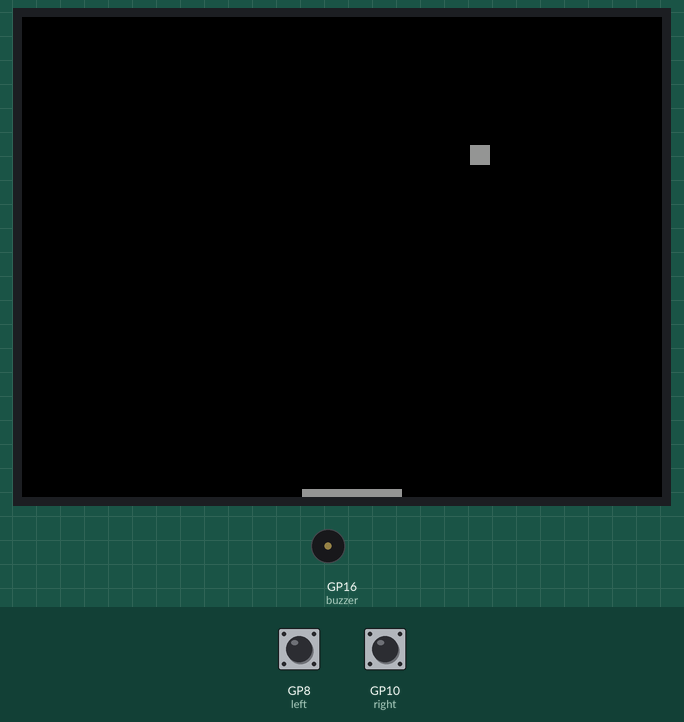
A program run on a simulated Raspberry Pi Pico running MicroPython. Shown: 320×240 colour display, buzzer (waves = sounding). The test bench sets the inputs (shaded band); at power-on: GP8 (left) HIGH, GP10 (right) HIGH. The interpreter's speed is modelled, so counts of loop turns are approximate; library files of the repository ran but are not shown: ili9341.py, xglcd_font.py; what the program prints to the serial console is not drawn. At 1.8 s the program stops and its outputs stay as they are.

Above: at 0.89 s.
At 1.41 s:
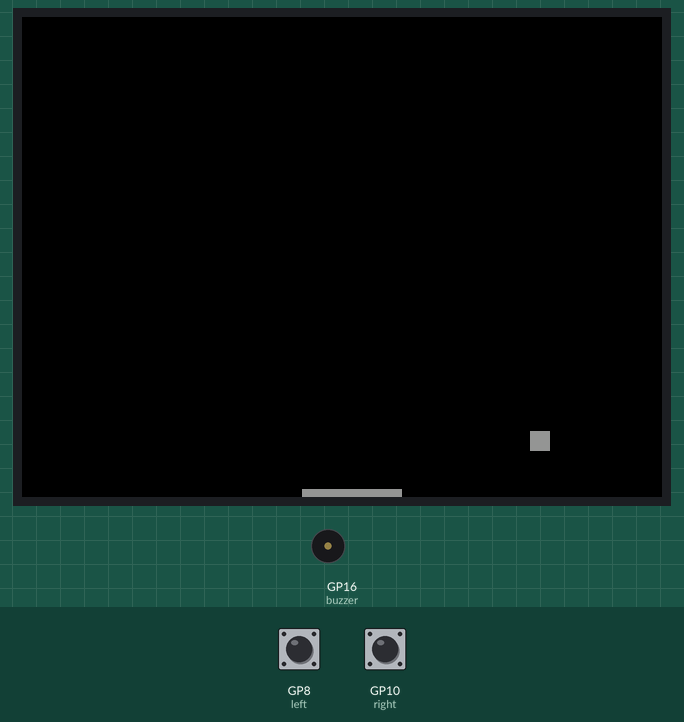
At 1.8 s:
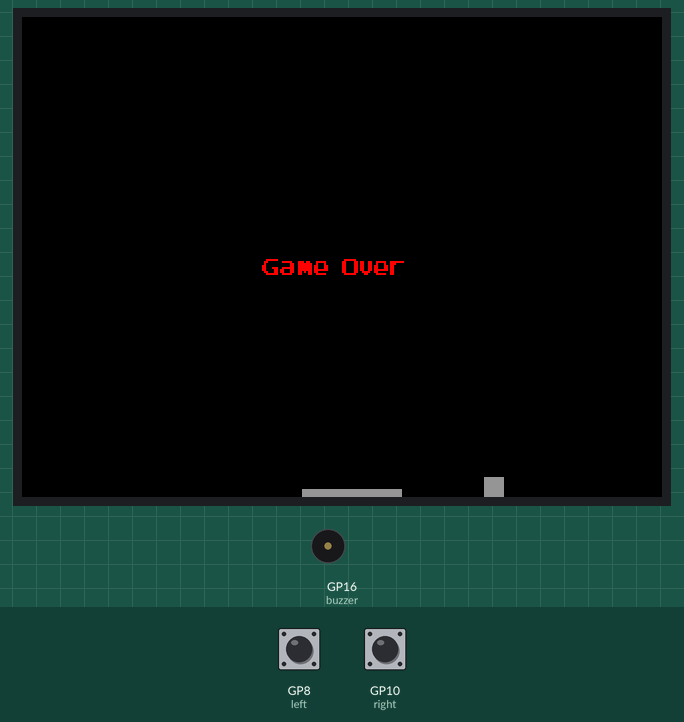
Timing chart, 0 to 3.3 s (numbered marks = the images above):
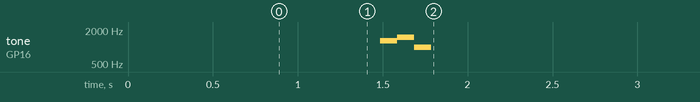

The program:

main.py
```python
from ili9341 import Display, color565
from machine import Pin, SPI
from machine import Pin, PWM
from xglcd_font import XglcdFont
import time

spi = SPI(0,
          baudrate=31250000,
          polarity=1,
          phase=1,
          bits=8,
          firstbit=SPI.MSB,
          sck=Pin(6),
          mosi=Pin(7),
          miso=Pin(4))
display = Display(spi, dc=Pin(15), cs=Pin(13), rst=Pin(14),
                          width=320, height=240,
                          rotation=90)
arcadepix = XglcdFont('fonts/ArcadePix9x11.c', 9, 11)
buzzer = PWM(Pin(16))

#time.sleep(5)
buzzer.duty_u16(0)
left = Pin(8, Pin.IN, Pin.PULL_UP)
right = Pin(10, Pin.IN, Pin.PULL_UP)

# coordinates of the paddle on the screen in pixels
# the screen is 128 pixels wide by 64 pixel high
xp = 140
yp = 236

x = 160 # ball coordinates on the screen in pixels
y = 0
vx = 1 # ball velocity along x and y in pixels per frame
vy = 1
old_x = 0
old_y = 0
old_xp = 0
old_yp = 0
score = 0
while True:
    buzzer.duty_u16(0) # 16384 = 25% duty cycle

    display.fill_rectangle(old_xp,old_yp,50,4,color=0)
    display.fill_rectangle(xp, yp, 50, 4, color565(150, 150, 150))
    old_xp = xp
    old_yp = yp
    if left.value() == 0:
        #print("LEFT Button Pressed")
        xp = xp - 1 # Move the paddle to the left by 1 pixel
    elif right.value() == 0:
        #print("RIGHT Button Pressed")
        xp = xp + 1 # Move the paddle to the right by 1 pixel
    # Clear the screen
    display.fill_rectangle(old_x,old_y,10,10,color=0)

    # Draw a 4x4 pixels ball at (x,y) in white
    display.fill_rectangle(x, y, 10, 10, color565(150, 150, 150))

    old_x = x
    old_y = y

    # Move the ball by adding the velocity vector
    x += vx
    y += vy

    # Make the ball rebound on the edges of the screen
    if x < 0:
        x = 0
        vx = -vx
        buzzer.duty_u16(32768) # 16384 = 25% duty cycle
        buzzer.freq(1300)
        time.sleep(0.005)
    if y < 0:
        y = 0
        vy = -vy
        buzzer.duty_u16(32768) # 16384 = 25% duty cycle
        buzzer.freq(1300)
        time.sleep(0.005)
    if x + 10 > 320:
        x = 320 - 10
        vx = -vx
        buzzer.duty_u16(32768) # 16384 = 25% duty cycle
        buzzer.freq(1300)
        time.sleep(0.005)
    if y + 10 > 240:
        if x < xp + 50 and x > xp:
            y = 240 - 10
            vy = -vy
            score += 1
            buzzer.duty_u16(32768) # 16384 = 25% duty cycle
            buzzer.freq(1300)
            time.sleep(0.005)
            display.draw_text(250, 0, 'Score: '+str(score), arcadepix, color565(255, 0, 0))
        else:
            print("Game Over")
            display.draw_text(120, 120, 'Game Over', arcadepix, color565(255, 0, 0))
            buzzer.duty_u16(32768) # 16384 = 25% duty cycle
            buzzer.freq(1300)
            time.sleep(0.1)
            buzzer.freq(1500)
            time.sleep(0.1)
            buzzer.freq(1000)
            time.sleep(0.1)
            buzzer.duty_u16(0)
            break
```

Measured:
- by itself, tone on GP16 (buzzer): silent → 1300 Hz at 1.5 s, → 1500 Hz 0.10 s later, → 1000 Hz 0.10 s later, → silent 0.10 s later
